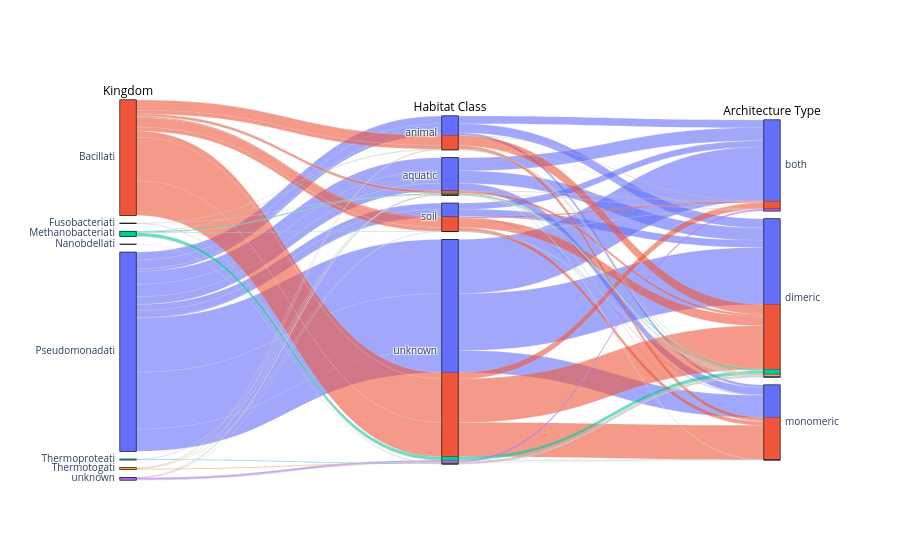

Write notebook code for a chart like this one.
### Code cell
# Build parcats dimensions
kingdom_dim = go.parcats.Dimension(
    values = filtered_df['kingdom'],
    label = "Kingdom",
    categoryorder = "category ascending"
)
habitat_dim = go.parcats.Dimension(
    values = filtered_df['habitat_class'],
    label = "Habitat Class",
    categoryorder = "category ascending"
)
architecture_type_dim = go.parcats.Dimension(
    values = filtered_df['architecture_type'], 
    label = "Architecture Type",
    categoryorder = "category ascending"
)

#color map of kingdom categories
unique_kingdoms = filtered_df["kingdom"].unique()
color_map = {k: i/(len(unique_kingdoms)-1) for i, k in enumerate(unique_kingdoms)}
base_colorscale = px.colors.qualitative.Plotly[:len(unique_kingdoms)]
colorscale = [[i/(len(unique_kingdoms)-1), base_colorscale[i]] for i in range(len(unique_kingdoms))]

fig = go.Figure(data = [go.Parcats(dimensions=[kingdom_dim, habitat_dim, architecture_type_dim],
                                               line={'color': [color_map[k] for k in filtered_df["kingdom"]],
                                                     'colorscale': colorscale, 'shape': 'hspline'}
                                                  )])

fig.update_traces(labelfont_color="black")
fig.show()

### Figure 1 — Plotly figure (JSON) as saved in the notebook; plotly's stock layout.template omitted (floating-point values rounded to 4 significant figures; data arrays with more than 128 entries replaced by an {"elided": "..."} marker saying what was removed)
{"data": [{"dimensions": [{"categoryorder": "category ascending", "label": "Kingdom", "values": {"elided": "32674 str values"}}, {"categoryorder": "category ascending", "label": "Habitat Class", "values": {"elided": "32674 str values"}}, {"categoryorder": "category ascending", "label": "Architecture Type", "values": {"elided": "32674 str values"}}], "labelfont": {"color": "black"}, "line": {"color": {"elided": "32674 float values"}, "colorscale": [[0, "#636EFA"], [0.1429, "#EF553B"], [0.2857, "#00CC96"], [0.4286, "#AB63FA"], [0.5714, "#FFA15A"], [0.7143, "#19D3F3"], [0.8571, "#FF6692"], [1, "#B6E880"]], "shape": "hspline"}, "type": "parcats"}], "layout": {}}
